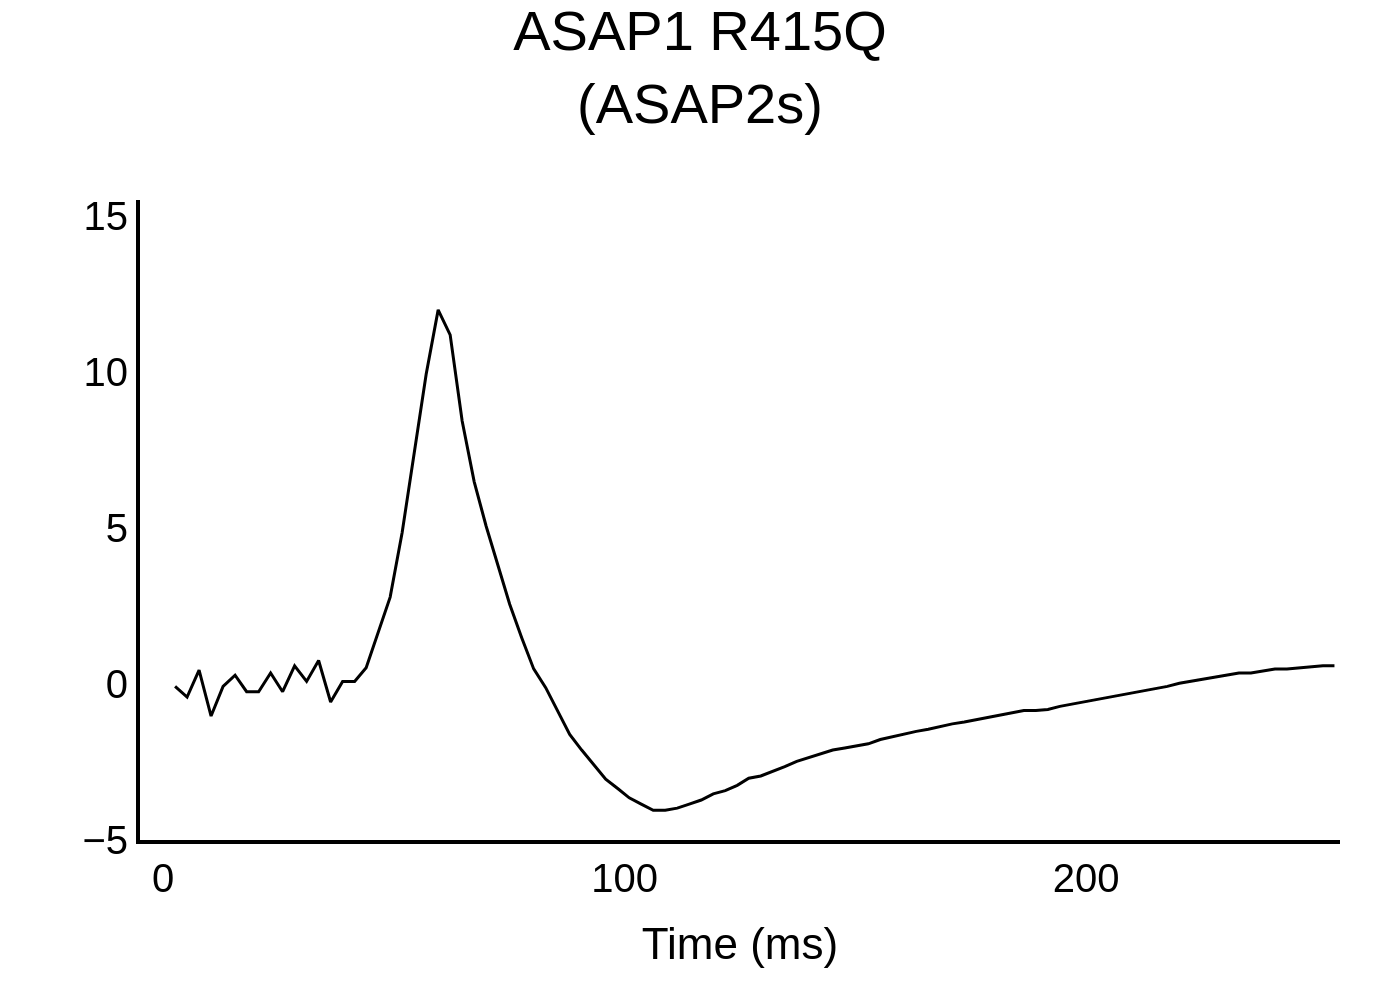

Source code (Python):
import sys
import json
import os
import plotly.graph_objects as go

def main():
    """
    Main function to generate a chart from a JSON file.
    """
    if len(sys.argv) != 2:
        print(f"Usage: python {os.path.basename(sys.argv[0])} <json_file_path>")
        sys.exit(1)

    json_path = sys.argv[1]

    try:
        with open(json_path, 'r', encoding='utf-8') as f:
            chart_info = json.load(f)
    except FileNotFoundError:
        print(f"Error: JSON file not found at {json_path}")
        sys.exit(1)
    except json.JSONDecodeError:
        print(f"Error: Could not decode JSON from {json_path}")
        sys.exit(1)

    chart_data = chart_info.get('chart_data', [])
    texts = chart_info.get('texts', {})
    colors = chart_info.get('colors', [])

    fig = go.Figure()

    for i, series in enumerate(chart_data):
        fig.add_trace(go.Scatter(
            x=series.get('x'),
            y=series.get('y'),
            mode='lines',
            name=series.get('name', ''),
            line=dict(color=colors[i % len(colors)], width=1.5),
            showlegend=False
        ))

    fig.update_layout(
        title=dict(
            text=texts.get('title'),
            x=0.5,
            y=0.95,
            xanchor='center',
            yanchor='top',
            font=dict(family="Arial", size=28, color='black')
        ),
        xaxis=dict(
            title=dict(
                text=texts.get('x_axis_title'),
                font=dict(family="Arial", size=22, color='black')
            ),
            range=[-5, 255],
            tickvals=[0, 100, 200],
            tickfont=dict(family="Arial", size=20, color='black'),
            showline=True,
            linewidth=2,
            linecolor='black',
            mirror=False,
            gridcolor='white',
            zeroline=False
        ),
        yaxis=dict(
            title=dict(
                text=texts.get('y_axis_title', ''),
                font=dict(family="Arial", size=22, color='black')
            ),
            range=[-5, 15.5],
            tickvals=[-5, 0, 5, 10, 15],
            tickfont=dict(family="Arial", size=20, color='black'),
            showline=True,
            linewidth=2,
            linecolor='black',
            mirror=False,
            gridcolor='white',
            zeroline=False
        ),
        plot_bgcolor='white',
        paper_bgcolor='white',
        showlegend=False,
        margin=dict(l=70, r=30, t=100, b=80)
    )

    base_name = os.path.splitext(os.path.basename(json_path))[0]
    output_filename = f"{base_name}.png"

    fig.write_image(output_filename, scale=2)
    print(f"Chart saved to {output_filename}")

if __name__ == "__main__":
    main()
